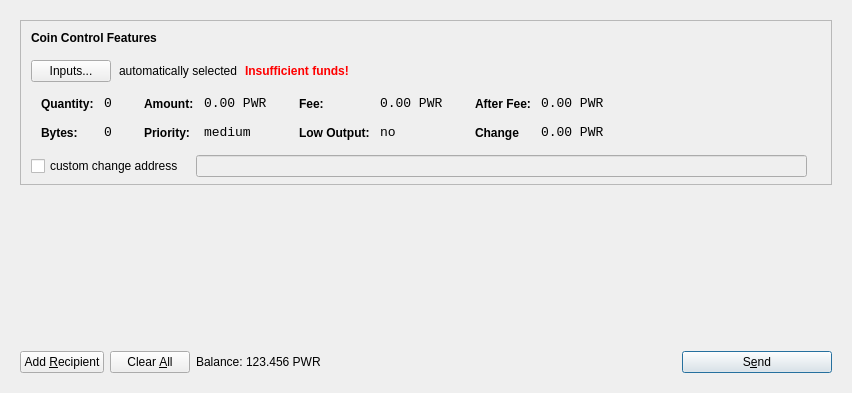
<?xml version="1.0" encoding="UTF-8"?>
<ui version="4.0">
 <class>SendCoinsDialog</class>
 <widget class="QDialog" name="SendCoinsDialog">
  <property name="geometry">
   <rect>
    <x>0</x>
    <y>0</y>
    <width>849</width>
    <height>393</height>
   </rect>
  </property>
  <property name="windowTitle">
   <string>Send Coins</string>
  </property>
  <layout class="QVBoxLayout" name="verticalLayout">
   <item>
    <widget class="QFrame" name="frameMain">
     <layout class="QVBoxLayout" name="verticalLayout_3">
      <item>
       <widget class="QFrame" name="frameCoinControl">
        <property name="sizePolicy">
         <sizepolicy hsizetype="Expanding" vsizetype="Expanding">
          <horstretch>0</horstretch>
          <verstretch>0</verstretch>
         </sizepolicy>
        </property>
        <property name="maximumSize">
         <size>
          <width>16777215</width>
          <height>16777215</height>
         </size>
        </property>
        <property name="frameShape">
         <enum>QFrame::StyledPanel</enum>
        </property>
        <property name="frameShadow">
         <enum>QFrame::Sunken</enum>
        </property>
        <layout class="QVBoxLayout" name="verticalLayoutCoinControl2">
         <property name="spacing">
          <number>6</number>
         </property>
         <property name="leftMargin">
          <number>0</number>
         </property>
         <property name="topMargin">
          <number>0</number>
         </property>
         <property name="rightMargin">
          <number>0</number>
         </property>
         <property name="bottomMargin">
          <number>6</number>
         </property>
         <item>
          <layout class="QVBoxLayout" name="verticalLayoutCoinControl" stretch="0,0,0,0,1">
           <property name="spacing">
            <number>0</number>
           </property>
           <property name="leftMargin">
            <number>10</number>
           </property>
           <property name="topMargin">
            <number>10</number>
           </property>
           <item>
            <layout class="QHBoxLayout" name="horizontalLayoutCoinControl1">
             <property name="bottomMargin">
              <number>15</number>
             </property>
             <item>
              <widget class="QLabel" name="labelCoinControlFeatures">
               <property name="sizePolicy">
                <sizepolicy hsizetype="Preferred" vsizetype="Maximum">
                 <horstretch>0</horstretch>
                 <verstretch>0</verstretch>
                </sizepolicy>
               </property>
               <property name="font">
                <font>
                 <weight>75</weight>
                 <bold>true</bold>
                </font>
               </property>
               <property name="styleSheet">
                <string notr="true">font-weight:bold;</string>
               </property>
               <property name="text">
                <string>Coin Control Features</string>
               </property>
              </widget>
             </item>
            </layout>
           </item>
           <item>
            <layout class="QHBoxLayout" name="horizontalLayoutCoinControl2" stretch="0,0,0,0">
             <property name="spacing">
              <number>8</number>
             </property>
             <property name="bottomMargin">
              <number>10</number>
             </property>
             <item>
              <widget class="QPushButton" name="pushButtonCoinControl">
               <property name="styleSheet">
                <string notr="true"/>
               </property>
               <property name="text">
                <string>Inputs...</string>
               </property>
              </widget>
             </item>
             <item>
              <widget class="QLabel" name="labelCoinControlAutomaticallySelected">
               <property name="text">
                <string>automatically selected</string>
               </property>
               <property name="margin">
                <number>5</number>
               </property>
              </widget>
             </item>
             <item>
              <widget class="QLabel" name="labelCoinControlInsuffFunds">
               <property name="font">
                <font>
                 <weight>75</weight>
                 <bold>true</bold>
                </font>
               </property>
               <property name="styleSheet">
                <string notr="true">color:red;font-weight:bold;</string>
               </property>
               <property name="text">
                <string>Insufficient funds!</string>
               </property>
               <property name="margin">
                <number>5</number>
               </property>
              </widget>
             </item>
             <item>
              <spacer name="horizontalSpacerCoinControl">
               <property name="orientation">
                <enum>Qt::Horizontal</enum>
               </property>
               <property name="sizeHint" stdset="0">
                <size>
                 <width>40</width>
                 <height>1</height>
                </size>
               </property>
              </spacer>
             </item>
            </layout>
           </item>
           <item>
            <widget class="QWidget" name="widgetCoinControl" native="true">
             <property name="sizePolicy">
              <sizepolicy hsizetype="Preferred" vsizetype="Preferred">
               <horstretch>0</horstretch>
               <verstretch>0</verstretch>
              </sizepolicy>
             </property>
             <property name="minimumSize">
              <size>
               <width>0</width>
               <height>0</height>
              </size>
             </property>
             <property name="styleSheet">
              <string notr="true"/>
             </property>
             <layout class="QHBoxLayout" name="horizontalLayoutCoinControl5">
              <property name="leftMargin">
               <number>0</number>
              </property>
              <property name="topMargin">
               <number>0</number>
              </property>
              <property name="rightMargin">
               <number>0</number>
              </property>
              <property name="bottomMargin">
               <number>0</number>
              </property>
              <item>
               <layout class="QHBoxLayout" name="horizontalLayoutCoinControl3" stretch="0,0,0,1">
                <property name="spacing">
                 <number>20</number>
                </property>
                <property name="topMargin">
                 <number>0</number>
                </property>
                <property name="bottomMargin">
                 <number>10</number>
                </property>
                <item>
                 <layout class="QFormLayout" name="formLayoutCoinControl1">
                  <property name="horizontalSpacing">
                   <number>10</number>
                  </property>
                  <property name="verticalSpacing">
                   <number>14</number>
                  </property>
                  <property name="leftMargin">
                   <number>10</number>
                  </property>
                  <property name="topMargin">
                   <number>4</number>
                  </property>
                  <property name="rightMargin">
                   <number>6</number>
                  </property>
                  <item row="0" column="0">
                   <widget class="QLabel" name="labelCoinControlQuantityText">
                    <property name="styleSheet">
                     <string notr="true">font-weight:bold;</string>
                    </property>
                    <property name="text">
                     <string>Quantity:</string>
                    </property>
                    <property name="margin">
                     <number>0</number>
                    </property>
                   </widget>
                  </item>
                  <item row="0" column="1">
                   <widget class="QLabel" name="labelCoinControlQuantity">
                    <property name="font">
                     <font>
                      <family>Monospace</family>
                      <pointsize>10</pointsize>
                     </font>
                    </property>
                    <property name="cursor">
                     <cursorShape>IBeamCursor</cursorShape>
                    </property>
                    <property name="contextMenuPolicy">
                     <enum>Qt::ActionsContextMenu</enum>
                    </property>
                    <property name="text">
                     <string>0</string>
                    </property>
                    <property name="margin">
                     <number>0</number>
                    </property>
                    <property name="textInteractionFlags">
                     <set>Qt::LinksAccessibleByMouse|Qt::TextSelectableByKeyboard|Qt::TextSelectableByMouse</set>
                    </property>
                   </widget>
                  </item>
                  <item row="1" column="0">
                   <widget class="QLabel" name="labelCoinControlBytesText">
                    <property name="styleSheet">
                     <string notr="true">font-weight:bold;</string>
                    </property>
                    <property name="text">
                     <string>Bytes:</string>
                    </property>
                   </widget>
                  </item>
                  <item row="1" column="1">
                   <widget class="QLabel" name="labelCoinControlBytes">
                    <property name="font">
                     <font>
                      <family>Monospace</family>
                      <pointsize>10</pointsize>
                     </font>
                    </property>
                    <property name="cursor">
                     <cursorShape>IBeamCursor</cursorShape>
                    </property>
                    <property name="contextMenuPolicy">
                     <enum>Qt::ActionsContextMenu</enum>
                    </property>
                    <property name="text">
                     <string>0</string>
                    </property>
                    <property name="textInteractionFlags">
                     <set>Qt::LinksAccessibleByMouse|Qt::TextSelectableByKeyboard|Qt::TextSelectableByMouse</set>
                    </property>
                   </widget>
                  </item>
                 </layout>
                </item>
                <item>
                 <layout class="QFormLayout" name="formLayoutCoinControl2">
                  <property name="horizontalSpacing">
                   <number>10</number>
                  </property>
                  <property name="verticalSpacing">
                   <number>14</number>
                  </property>
                  <property name="leftMargin">
                   <number>6</number>
                  </property>
                  <property name="topMargin">
                   <number>4</number>
                  </property>
                  <property name="rightMargin">
                   <number>6</number>
                  </property>
                  <item row="0" column="0">
                   <widget class="QLabel" name="labelCoinControlAmountText">
                    <property name="styleSheet">
                     <string notr="true">font-weight:bold;</string>
                    </property>
                    <property name="text">
                     <string>Amount:</string>
                    </property>
                    <property name="margin">
                     <number>0</number>
                    </property>
                   </widget>
                  </item>
                  <item row="0" column="1">
                   <widget class="QLabel" name="labelCoinControlAmount">
                    <property name="font">
                     <font>
                      <family>Monospace</family>
                      <pointsize>10</pointsize>
                     </font>
                    </property>
                    <property name="cursor">
                     <cursorShape>IBeamCursor</cursorShape>
                    </property>
                    <property name="contextMenuPolicy">
                     <enum>Qt::ActionsContextMenu</enum>
                    </property>
                    <property name="text">
                     <string>0.00 PWR</string>
                    </property>
                    <property name="textInteractionFlags">
                     <set>Qt::LinksAccessibleByMouse|Qt::TextSelectableByKeyboard|Qt::TextSelectableByMouse</set>
                    </property>
                   </widget>
                  </item>
                  <item row="1" column="0">
                   <widget class="QLabel" name="labelCoinControlPriorityText">
                    <property name="styleSheet">
                     <string notr="true">font-weight:bold;</string>
                    </property>
                    <property name="text">
                     <string>Priority:</string>
                    </property>
                   </widget>
                  </item>
                  <item row="1" column="1">
                   <widget class="QLabel" name="labelCoinControlPriority">
                    <property name="font">
                     <font>
                      <family>Monospace</family>
                      <pointsize>10</pointsize>
                     </font>
                    </property>
                    <property name="cursor">
                     <cursorShape>IBeamCursor</cursorShape>
                    </property>
                    <property name="contextMenuPolicy">
                     <enum>Qt::ActionsContextMenu</enum>
                    </property>
                    <property name="text">
                     <string>medium</string>
                    </property>
                    <property name="textInteractionFlags">
                     <set>Qt::LinksAccessibleByMouse|Qt::TextSelectableByKeyboard|Qt::TextSelectableByMouse</set>
                    </property>
                   </widget>
                  </item>
                 </layout>
                </item>
                <item>
                 <layout class="QFormLayout" name="formLayoutCoinControl3">
                  <property name="horizontalSpacing">
                   <number>10</number>
                  </property>
                  <property name="verticalSpacing">
                   <number>14</number>
                  </property>
                  <property name="leftMargin">
                   <number>6</number>
                  </property>
                  <property name="topMargin">
                   <number>4</number>
                  </property>
                  <property name="rightMargin">
                   <number>6</number>
                  </property>
                  <item row="0" column="0">
                   <widget class="QLabel" name="labelCoinControlFeeText">
                    <property name="styleSheet">
                     <string notr="true">font-weight:bold;</string>
                    </property>
                    <property name="text">
                     <string>Fee:</string>
                    </property>
                    <property name="margin">
                     <number>0</number>
                    </property>
                   </widget>
                  </item>
                  <item row="0" column="1">
                   <widget class="QLabel" name="labelCoinControlFee">
                    <property name="font">
                     <font>
                      <family>Monospace</family>
                      <pointsize>10</pointsize>
                     </font>
                    </property>
                    <property name="cursor">
                     <cursorShape>IBeamCursor</cursorShape>
                    </property>
                    <property name="contextMenuPolicy">
                     <enum>Qt::ActionsContextMenu</enum>
                    </property>
                    <property name="text">
                     <string>0.00 PWR</string>
                    </property>
                    <property name="textInteractionFlags">
                     <set>Qt::LinksAccessibleByMouse|Qt::TextSelectableByKeyboard|Qt::TextSelectableByMouse</set>
                    </property>
                   </widget>
                  </item>
                  <item row="1" column="0">
                   <widget class="QLabel" name="labelCoinControlLowOutputText">
                    <property name="styleSheet">
                     <string notr="true">font-weight:bold;</string>
                    </property>
                    <property name="text">
                     <string>Low Output:</string>
                    </property>
                   </widget>
                  </item>
                  <item row="1" column="1">
                   <widget class="QLabel" name="labelCoinControlLowOutput">
                    <property name="font">
                     <font>
                      <family>Monospace</family>
                      <pointsize>10</pointsize>
                     </font>
                    </property>
                    <property name="cursor">
                     <cursorShape>IBeamCursor</cursorShape>
                    </property>
                    <property name="contextMenuPolicy">
                     <enum>Qt::ActionsContextMenu</enum>
                    </property>
                    <property name="text">
                     <string>no</string>
                    </property>
                    <property name="textInteractionFlags">
                     <set>Qt::LinksAccessibleByMouse|Qt::TextSelectableByKeyboard|Qt::TextSelectableByMouse</set>
                    </property>
                   </widget>
                  </item>
                 </layout>
                </item>
                <item>
                 <layout class="QFormLayout" name="formLayoutCoinControl4">
                  <property name="horizontalSpacing">
                   <number>10</number>
                  </property>
                  <property name="verticalSpacing">
                   <number>14</number>
                  </property>
                  <property name="leftMargin">
                   <number>6</number>
                  </property>
                  <property name="topMargin">
                   <number>4</number>
                  </property>
                  <property name="rightMargin">
                   <number>6</number>
                  </property>
                  <item row="0" column="0">
                   <widget class="QLabel" name="labelCoinControlAfterFeeText">
                    <property name="styleSheet">
                     <string notr="true">font-weight:bold;</string>
                    </property>
                    <property name="text">
                     <string>After Fee:</string>
                    </property>
                    <property name="margin">
                     <number>0</number>
                    </property>
                   </widget>
                  </item>
                  <item row="0" column="1">
                   <widget class="QLabel" name="labelCoinControlAfterFee">
                    <property name="font">
                     <font>
                      <family>Monospace</family>
                      <pointsize>10</pointsize>
                     </font>
                    </property>
                    <property name="cursor">
                     <cursorShape>IBeamCursor</cursorShape>
                    </property>
                    <property name="contextMenuPolicy">
                     <enum>Qt::ActionsContextMenu</enum>
                    </property>
                    <property name="text">
                     <string>0.00 PWR</string>
                    </property>
                    <property name="textInteractionFlags">
                     <set>Qt::LinksAccessibleByMouse|Qt::TextSelectableByKeyboard|Qt::TextSelectableByMouse</set>
                    </property>
                   </widget>
                  </item>
                  <item row="1" column="0">
                   <widget class="QLabel" name="labelCoinControlChangeText">
                    <property name="styleSheet">
                     <string notr="true">font-weight:bold;</string>
                    </property>
                    <property name="text">
                     <string>Change</string>
                    </property>
                   </widget>
                  </item>
                  <item row="1" column="1">
                   <widget class="QLabel" name="labelCoinControlChange">
                    <property name="font">
                     <font>
                      <family>Monospace</family>
                      <pointsize>10</pointsize>
                     </font>
                    </property>
                    <property name="cursor">
                     <cursorShape>IBeamCursor</cursorShape>
                    </property>
                    <property name="contextMenuPolicy">
                     <enum>Qt::ActionsContextMenu</enum>
                    </property>
                    <property name="text">
                     <string>0.00 PWR</string>
                    </property>
                    <property name="textInteractionFlags">
                     <set>Qt::LinksAccessibleByMouse|Qt::TextSelectableByKeyboard|Qt::TextSelectableByMouse</set>
                    </property>
                   </widget>
                  </item>
                 </layout>
                </item>
               </layout>
              </item>
             </layout>
            </widget>
           </item>
           <item>
            <layout class="QHBoxLayout" name="horizontalLayoutCoinControl4" stretch="0,0,0">
             <property name="spacing">
              <number>12</number>
             </property>
             <property name="sizeConstraint">
              <enum>QLayout::SetDefaultConstraint</enum>
             </property>
             <property name="topMargin">
              <number>5</number>
             </property>
             <property name="rightMargin">
              <number>5</number>
             </property>
             <item>
              <widget class="QCheckBox" name="checkBoxCoinControlChange">
               <property name="text">
                <string>custom change address</string>
               </property>
              </widget>
             </item>
             <item>
              <widget class="QLineEdit" name="lineEditCoinControlChange">
               <property name="enabled">
                <bool>false</bool>
               </property>
               <property name="sizePolicy">
                <sizepolicy hsizetype="Expanding" vsizetype="Fixed">
                 <horstretch>0</horstretch>
                 <verstretch>0</verstretch>
                </sizepolicy>
               </property>
              </widget>
             </item>
             <item>
              <widget class="QLabel" name="labelCoinControlChangeLabel">
               <property name="sizePolicy">
                <sizepolicy hsizetype="Preferred" vsizetype="Expanding">
                 <horstretch>0</horstretch>
                 <verstretch>0</verstretch>
                </sizepolicy>
               </property>
               <property name="minimumSize">
                <size>
                 <width>0</width>
                 <height>0</height>
                </size>
               </property>
               <property name="text">
                <string/>
               </property>
               <property name="margin">
                <number>3</number>
               </property>
              </widget>
             </item>
            </layout>
           </item>
           <item>
            <spacer name="verticalSpacerCoinControl">
             <property name="orientation">
              <enum>Qt::Vertical</enum>
             </property>
             <property name="sizeHint" stdset="0">
              <size>
               <width>800</width>
               <height>1</height>
              </size>
             </property>
            </spacer>
           </item>
          </layout>
         </item>
        </layout>
       </widget>
      </item>
      <item>
       <widget class="QScrollArea" name="scrollArea">
        <property name="frameShape">
         <enum>QFrame::NoFrame</enum>
        </property>
        <property name="widgetResizable">
         <bool>true</bool>
        </property>
        <widget class="QWidget" name="scrollAreaWidgetContents">
         <property name="geometry">
          <rect>
           <x>0</x>
           <y>0</y>
           <width>813</width>
           <height>148</height>
          </rect>
         </property>
         <layout class="QVBoxLayout" name="verticalLayout_2">
          <property name="leftMargin">
           <number>0</number>
          </property>
          <property name="topMargin">
           <number>0</number>
          </property>
          <property name="rightMargin">
           <number>0</number>
          </property>
          <property name="bottomMargin">
           <number>0</number>
          </property>
          <item>
           <layout class="QVBoxLayout" name="entries">
            <property name="spacing">
             <number>6</number>
            </property>
           </layout>
          </item>
          <item>
           <spacer name="verticalSpacer">
            <property name="orientation">
             <enum>Qt::Vertical</enum>
            </property>
            <property name="sizeHint" stdset="0">
             <size>
              <width>20</width>
              <height>40</height>
             </size>
            </property>
           </spacer>
          </item>
         </layout>
        </widget>
       </widget>
      </item>
      <item>
       <layout class="QHBoxLayout" name="horizontalLayout">
        <item>
         <widget class="QPushButton" name="addButton">
          <property name="toolTip">
           <string>Send to multiple recipients at once</string>
          </property>
          <property name="text">
           <string>Add &amp;Recipient</string>
          </property>
          <property name="icon">
           <iconset resource="../pwrcoin.qrc">
            <normaloff>:/icons/add</normaloff>:/icons/add</iconset>
          </property>
          <property name="autoDefault">
           <bool>false</bool>
          </property>
         </widget>
        </item>
        <item>
         <widget class="QPushButton" name="clearButton">
          <property name="sizePolicy">
           <sizepolicy hsizetype="Minimum" vsizetype="Fixed">
            <horstretch>0</horstretch>
            <verstretch>0</verstretch>
           </sizepolicy>
          </property>
          <property name="toolTip">
           <string>Remove all transaction fields</string>
          </property>
          <property name="text">
           <string>Clear &amp;All</string>
          </property>
          <property name="icon">
           <iconset resource="../pwrcoin.qrc">
            <normaloff>:/icons/remove</normaloff>:/icons/remove</iconset>
          </property>
          <property name="autoRepeatDelay">
           <number>300</number>
          </property>
          <property name="autoDefault">
           <bool>false</bool>
          </property>
         </widget>
        </item>
        <item>
         <layout class="QHBoxLayout" name="horizontalLayout_2">
          <property name="spacing">
           <number>3</number>
          </property>
          <item>
           <widget class="QLabel" name="label">
            <property name="sizePolicy">
             <sizepolicy hsizetype="Preferred" vsizetype="Fixed">
              <horstretch>0</horstretch>
              <verstretch>0</verstretch>
             </sizepolicy>
            </property>
            <property name="text">
             <string>Balance:</string>
            </property>
           </widget>
          </item>
          <item>
           <widget class="QLabel" name="labelBalance">
            <property name="sizePolicy">
             <sizepolicy hsizetype="Preferred" vsizetype="Fixed">
              <horstretch>0</horstretch>
              <verstretch>0</verstretch>
             </sizepolicy>
            </property>
            <property name="cursor">
             <cursorShape>IBeamCursor</cursorShape>
            </property>
            <property name="text">
             <string>123.456 PWR</string>
            </property>
            <property name="textInteractionFlags">
             <set>Qt::LinksAccessibleByMouse|Qt::TextSelectableByKeyboard|Qt::TextSelectableByMouse</set>
            </property>
           </widget>
          </item>
         </layout>
        </item>
        <item>
         <spacer name="horizontalSpacer">
          <property name="orientation">
           <enum>Qt::Horizontal</enum>
          </property>
          <property name="sizeHint" stdset="0">
           <size>
            <width>40</width>
            <height>20</height>
           </size>
          </property>
         </spacer>
        </item>
        <item>
         <widget class="QPushButton" name="sendButton">
          <property name="minimumSize">
           <size>
            <width>150</width>
            <height>0</height>
           </size>
          </property>
          <property name="toolTip">
           <string>Confirm the send action</string>
          </property>
          <property name="text">
           <string>S&amp;end</string>
          </property>
          <property name="icon">
           <iconset resource="../pwrcoin.qrc">
            <normaloff>:/icons/send</normaloff>:/icons/send</iconset>
          </property>
          <property name="default">
           <bool>true</bool>
          </property>
         </widget>
        </item>
       </layout>
      </item>
     </layout>
     <zorder>scrollArea</zorder>
     <zorder>frameCoinControl</zorder>
     <zorder></zorder>
    </widget>
   </item>
  </layout>
 </widget>
 <resources>
  <include location="../pwrcoin.qrc"/>
 </resources>
 <connections/>
</ui>
